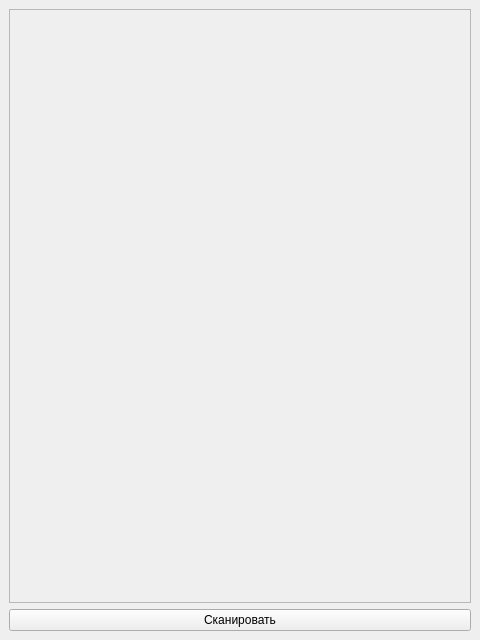
<?xml version="1.0" encoding="UTF-8"?>
<ui version="4.0">
 <class>Bluetooth</class>
 <widget class="QMainWindow" name="Bluetooth">
  <property name="geometry">
   <rect>
    <x>0</x>
    <y>0</y>
    <width>480</width>
    <height>640</height>
   </rect>
  </property>
  <property name="windowTitle">
   <string>Bluetooth</string>
  </property>
  <property name="layoutDirection">
   <enum>Qt::LayoutDirection::LeftToRight</enum>
  </property>
  <widget class="QWidget" name="CentralWidget">
   <layout class="QVBoxLayout" name="CentralLayoutWidget">
    <item>
     <layout class="QVBoxLayout" name="CentralVerticalLayout">
      <item>
       <widget class="QScrollArea" name="ScrollDevices">
        <property name="widgetResizable">
         <bool>true</bool>
        </property>
        <widget class="QWidget" name="Devices">
         <property name="geometry">
          <rect>
           <x>0</x>
           <y>0</y>
           <width>466</width>
           <height>586</height>
          </rect>
         </property>
        </widget>
       </widget>
      </item>
      <item>
       <widget class="QPushButton" name="ScanButton">
        <property name="text">
         <string>Сканировать</string>
        </property>
       </widget>
      </item>
     </layout>
    </item>
   </layout>
  </widget>
 </widget>
 <resources/>
 <connections/>
</ui>
